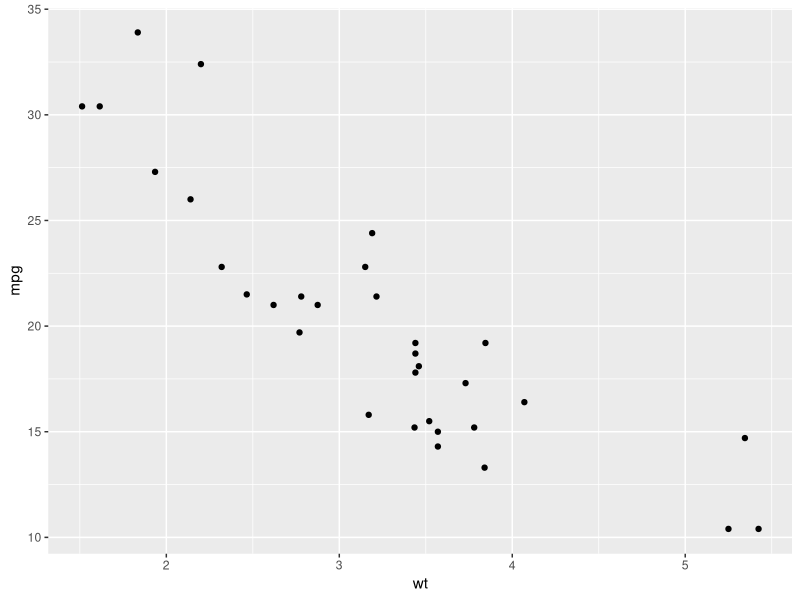
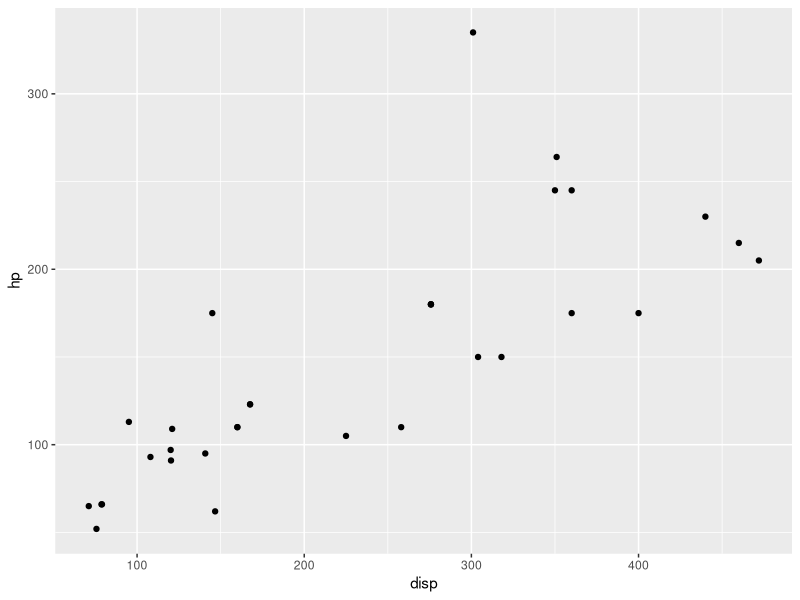
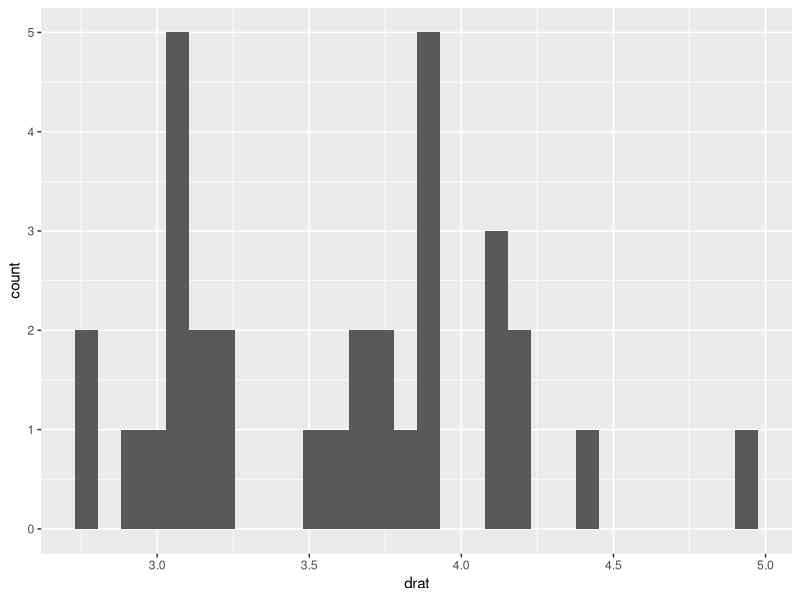

Recreate these plots in R, in order. (Note: this script raises an error after producing the figures.)
## ---- chunk 1
0.1 + 0.1 + 0.1 - 0.3
0.3 - 0.1 - 0.1 - 0.1 # a variation

# run this if you want to avoid scientific notation
options(scipen = 999)
## ---- chunk 2
# install.packages("tidyverse")
library(tidyverse)
## ---- chunk 3
mtcars[mtcars$cyl == 6 & mtcars$mpg > 20, c("mpg", "hp")]
## ---- chunk 4
mtcars %>%
  filter(cyl == 6, mpg > 20) |> # reminder that %>% is the same thing
  select(mpg, hp)
## ---- chunk 5
#| label: load data


data(mtcars) # reads in the data & adds it to your environment as a dataframe
mtcars

mtcars <- mtcars |> # shift control M = |> 
  rownames_to_column("m0del")

view(mtcars)
head(mtcars, 4) # preview
  
summary(mtcars)

?mtcars # opens helpful info

tail(mtcars)
## ---- chunk 6

mean(mtcars) # wrong
mean(mpg) # wrong

mean(mtcars$mpg) # $ lets you select a variable column within dataframe.

## ---- chunk 7
mean(mtcars$vs)

## ---- chunk 8

median(mtcars$vs)

## ---- chunk 9
# this is a scatterplot of mpg by wt

ggplot(data = mtcars, aes(x = wt, y = mpg)) +
  geom_point() #geom_point gives the plot geometry


## ---- chunk 10

ggplot(data = mtcars, aes(x = disp, y = hp)) +
  geom_point()


ggplot(data = mtcars, aes(x = drat)) +
  geom_histogram() 

mtcars <- mtcars |> 
  mutate(am_f = factor(am, labels = c("auto", "manual")))

class(mtcars$am_f)

ggplot(data = mtcars, aes(x = am_f)) + 
  geom_boxplot

ggplot(data = mtcars, aes(x = am)) +
  geom_histogram()
